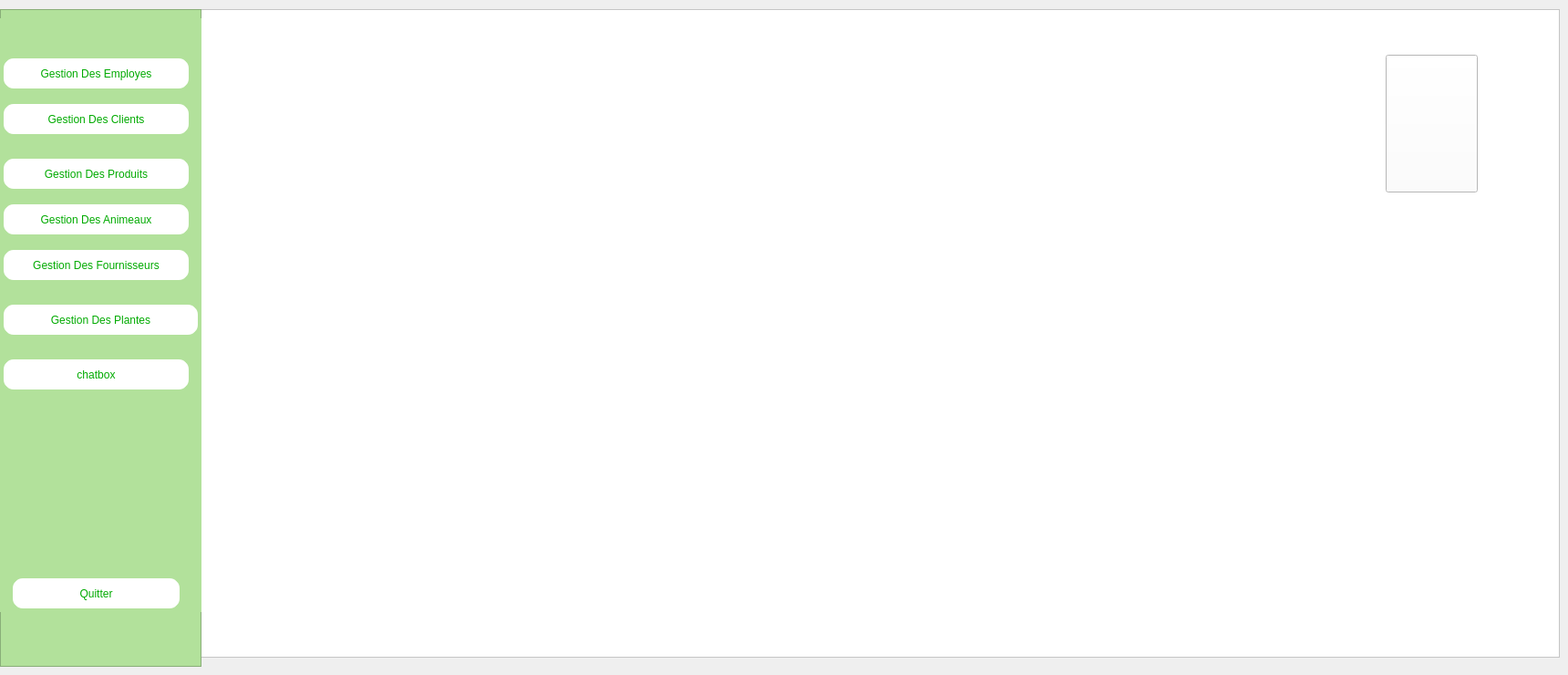
    <widget class="QWidget" name="page_3">
     <widget class="QFrame" name="frame_2">
      <property name="geometry">
       <rect>
        <x>220</x>
        <y>10</y>
        <width>1491</width>
        <height>711</height>
       </rect>
      </property>
      <property name="styleSheet">
       <string notr="true">background-color: rgb(255, 255, 255);</string>
      </property>
      <property name="frameShape">
       <enum>QFrame::StyledPanel</enum>
      </property>
      <property name="frameShadow">
       <enum>QFrame::Raised</enum>
      </property>
      <widget class="QPushButton" name="pushButton_6">
       <property name="geometry">
        <rect>
         <x>1300</x>
         <y>50</y>
         <width>101</width>
         <height>151</height>
        </rect>
       </property>
       <property name="styleSheet">
        <string notr="true">image: url(:/logo ....png);
border-image: url(:/logo ....png);</string>
       </property>
       <property name="text">
        <string/>
       </property>
      </widget>
     </widget>
     <widget class="QFrame" name="frame">
      <property name="geometry">
       <rect>
        <x>0</x>
        <y>10</y>
        <width>221</width>
        <height>721</height>
       </rect>
      </property>
      <property name="styleSheet">
       <string notr="true">background-color: rgb(178, 225, 155);
</string>
      </property>
      <property name="frameShape">
       <enum>QFrame::StyledPanel</enum>
      </property>
      <property name="frameShadow">
       <enum>QFrame::Raised</enum>
      </property>
      <widget class="QWidget" name="widget" native="true">
       <property name="geometry">
        <rect>
         <x>0</x>
         <y>10</y>
         <width>251</width>
         <height>651</height>
        </rect>
       </property>
       <widget class="QPushButton" name="gestion_E">
        <property name="enabled">
         <bool>true</bool>
        </property>
        <property name="geometry">
         <rect>
          <x>0</x>
          <y>40</y>
          <width>211</width>
          <height>41</height>
         </rect>
        </property>
        <property name="accessibleName">
         <string>pb_ajouter</string>
        </property>
        <property name="styleSheet">
         <string notr="true">ffont: 15pt &quot;Centaur&quot;;
font: 14pt &quot;Centaur&quot;;
background-color: rgb(255, 255, 255);
color: rgb(0, 170, 0);
border-radius: 15px;
border: 4px solid rgb(178, 225, 155);</string>
        </property>
        <property name="text">
         <string>Gestion Des Employes</string>
        </property>
        <property name="icon">
         <iconset>
          <normaloff>../../../Downloads/400364618_718266979888638_3090433482970252743_n.jpg</normaloff>../../../Downloads/400364618_718266979888638_3090433482970252743_n.jpg</iconset>
        </property>
       </widget>
       <widget class="QPushButton" name="gestion_A">
        <property name="geometry">
         <rect>
          <x>0</x>
          <y>200</y>
          <width>211</width>
          <height>41</height>
         </rect>
        </property>
        <property name="accessibleName">
         <string>pb_ajouter</string>
        </property>
        <property name="styleSheet">
         <string notr="true">ffont: 15pt &quot;Centaur&quot;;
font: 14pt &quot;Centaur&quot;;
background-color: rgb(255, 255, 255);
color: rgb(0, 170, 0);
border-radius: 15px;
border: 4px solid rgb(178, 225, 155);</string>
        </property>
        <property name="text">
         <string>Gestion Des Animeaux</string>
        </property>
       </widget>
       <widget class="QPushButton" name="gestion_P">
        <property name="geometry">
         <rect>
          <x>0</x>
          <y>150</y>
          <width>211</width>
          <height>41</height>
         </rect>
        </property>
        <property name="accessibleName">
         <string>pb_ajouter</string>
        </property>
        <property name="styleSheet">
         <string notr="true">ffont: 15pt &quot;Centaur&quot;;
font: 14pt &quot;Centaur&quot;;
background-color: rgb(255, 255, 255);
color: rgb(0, 170, 0);
border-radius: 15px;
border: 4px solid rgb(178, 225, 155);</string>
        </property>
        <property name="text">
         <string>Gestion Des Produits</string>
        </property>
       </widget>
       <widget class="QPushButton" name="gestion_C">
        <property name="geometry">
         <rect>
          <x>0</x>
          <y>90</y>
          <width>211</width>
          <height>41</height>
         </rect>
        </property>
        <property name="accessibleName">
         <string>pb_ajouter</string>
        </property>
        <property name="styleSheet">
         <string notr="true">ffont: 15pt &quot;Centaur&quot;;
font: 14pt &quot;Centaur&quot;;
background-color: rgb(255, 255, 255);
color: rgb(0, 170, 0);
border-radius: 15px;
border: 4px solid rgb(178, 225, 155);</string>
        </property>
        <property name="text">
         <string>Gestion Des Clients</string>
        </property>
       </widget>
       <widget class="QPushButton" name="gestion_F">
        <property name="geometry">
         <rect>
          <x>0</x>
          <y>250</y>
          <width>211</width>
          <height>41</height>
         </rect>
        </property>
        <property name="accessibleName">
         <string>pb_ajouter</string>
        </property>
        <property name="styleSheet">
         <string notr="true">ffont: 15pt &quot;Centaur&quot;;
font: 14pt &quot;Centaur&quot;;
background-color: rgb(255, 255, 255);
color: rgb(0, 170, 0);
border-radius: 15px;
border: 4px solid rgb(178, 225, 155);</string>
        </property>
        <property name="text">
         <string>Gestion Des Fournisseurs</string>
        </property>
       </widget>
       <widget class="QPushButton" name="gestion_quitter">
        <property name="geometry">
         <rect>
          <x>10</x>
          <y>610</y>
          <width>191</width>
          <height>41</height>
         </rect>
        </property>
        <property name="accessibleName">
         <string>pb_ajouter</string>
        </property>
        <property name="styleSheet">
         <string notr="true">ffont: 15pt &quot;Centaur&quot;;
font: 14pt &quot;Centaur&quot;;
background-color: rgb(255, 255, 255);
color: rgb(0, 170, 0);
border-radius: 15px;
border: 4px solid rgb(178, 225, 155);</string>
        </property>
        <property name="text">
         <string>Quitter</string>
        </property>
       </widget>
       <widget class="QPushButton" name="pb_chatbox">
        <property name="geometry">
         <rect>
          <x>0</x>
          <y>370</y>
          <width>211</width>
          <height>41</height>
         </rect>
        </property>
        <property name="accessibleName">
         <string>pb_ajouter</string>
        </property>
        <property name="styleSheet">
         <string notr="true">ffont: 15pt &quot;Centaur&quot;;
font: 14pt &quot;Centaur&quot;;
background-color: rgb(255, 255, 255);
color: rgb(0, 170, 0);
border-radius: 15px;
border: 4px solid rgb(178, 225, 155);</string>
        </property>
        <property name="text">
         <string>chatbox</string>
        </property>
       </widget>
       <widget class="QPushButton" name="plante">
        <property name="geometry">
         <rect>
          <x>0</x>
          <y>310</y>
          <width>221</width>
          <height>41</height>
         </rect>
        </property>
        <property name="accessibleName">
         <string>pb_ajouter</string>
        </property>
        <property name="styleSheet">
         <string notr="true">ffont: 15pt &quot;Centaur&quot;;
font: 14pt &quot;Centaur&quot;;
background-color: rgb(255, 255, 255);
color: rgb(0, 170, 0);
border-radius: 15px;
border: 4px solid rgb(178, 225, 155);</string>
        </property>
        <property name="text">
         <string>Gestion Des Plantes</string>
        </property>
       </widget>
      </widget>
     </widget>
    </widget>
